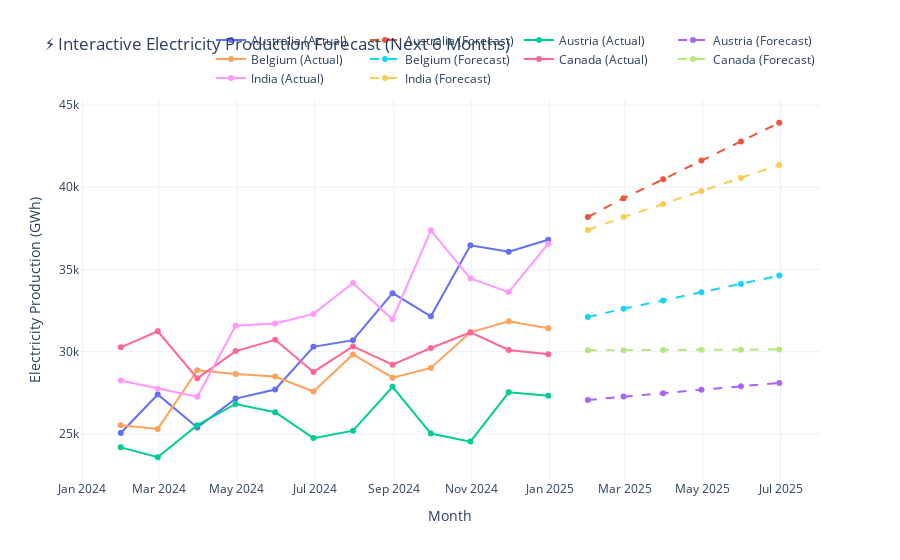

The cell this chart's notebook holds for it:
### Code cell
import plotly.graph_objects as go

fig = go.Figure()

for country in df_all['country'].unique():
    df_c = df_all[df_all['country'] == country]
    forecast_df = df_forecasts[df_forecasts['country'] == country]

    fig.add_trace(go.Scatter(
        x=df_c['Date'],
        y=df_c['Total_Electricity_Production_GWh'],
        mode='lines+markers',
        name=f"{country} (Actual)",
        line=dict(width=2)
    ))

    fig.add_trace(go.Scatter(
        x=forecast_df['Date'],
        y=forecast_df['Forecast'],
        mode='lines+markers',
        name=f"{country} (Forecast)",
        line=dict(dash='dash', width=2)
    ))

fig.update_layout(
    title="⚡ Interactive Electricity Production Forecast (Next 6 Months)",
    xaxis_title="Month",
    yaxis_title="Electricity Production (GWh)",
    hovermode='x unified',
    template='plotly_white',
    legend=dict(
        orientation="h",
        yanchor="bottom",
        y=1.02,
        xanchor="right",
        x=1
    )
)

fig.show()
